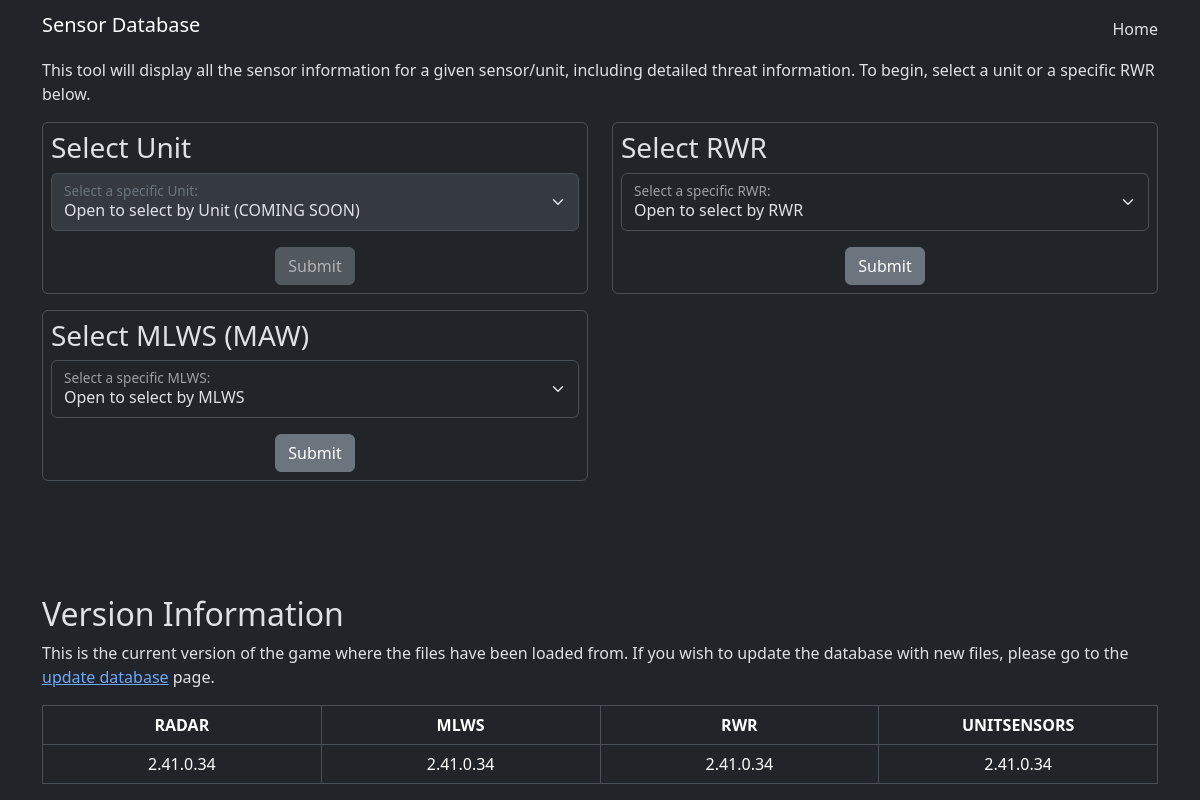
Before: / with the older database file.
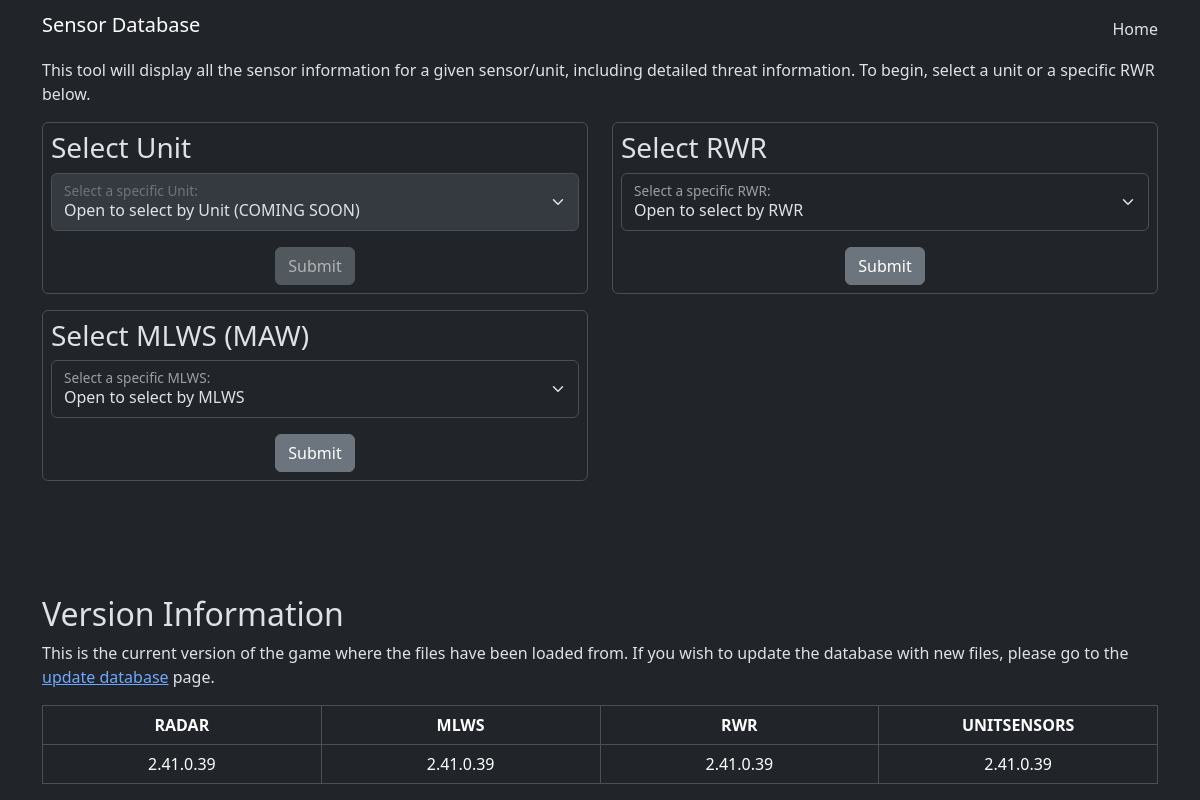
After: the same page with the newer database file.
### tables this page shows
CREATE TABLE "VERSIONDATA" (
	"RADAR"	TEXT,
	"RWR"	TEXT,
	"UNITSENSORS"	TEXT,
	"MLWS"	TEXT,
	"UNITCSV"	TEXT,
	"SENSORCSV"	TEXT
);

### _pdo.php (called while the page is built, shortened)
<?php
function PDO_FetchRow($query, $params=null)
{
    global $PDO;
    if (isset($params)) {
        $stmt = $PDO->prepare($query);
        $stmt->execute($params);
    } else {
        $stmt = $PDO->query($query);
    }
    return $stmt->fetch(PDO::FETCH_ASSOC);
}
?>

### index.php (the view, shortened to what this page needs)
<html data-bs-theme="dark">
    <?php
    include "./_head.php";
    ?>
    <div class="container">
        <div class="row">
            <div class="col">
                <p>This tool will display all the sensor information for a given sensor/unit, including detailed threat information. To begin, select a unit or a specific RWR below.</p>
            </div>
        </div>
        <div class="row">
            <div class="col-6">
                <form class="form-group border rounded p-2" action="./unit.php" method="POST">
                    <h3 class="w-auto">Select Unit</h3>
                    <div class="form-floating">
                        <select name='selectedUnit' class="form-select" id="SelectUnit" required disabled>
                            <option value="" selected>Open to select by Unit (COMING SOON)</option>
                        </select>
                        <label for="SelectUnit">Select a specific Unit:</label>
                    </div>
                    <div class="text-center pt-3">
                        <button type="submit" class="btn btn-secondary" disabled>Submit</button>
                    </div>
                </form>
            </div>
            <div class="col-6">
                <form class="form-group border rounded p-2" action="./rwr.php" method="POST">
                    <h3 class="w-auto">Select RWR</h3>
                    <div class="form-floating">
                        <select name='selectedRWR' class="form-select" id="SelectRWR" required>
                            <option value="" selected>Open to select by RWR</option>
                        </select>
                        <label for="SelectRWR">Select a specific RWR:</label>
                    </div>
                    <div class="text-center pt-3">
                        <button type="submit" class="btn btn-secondary">Submit</button>
                    </div>
                </form>
            </div>
            <div class="col-6">
                <form class="form-group border rounded p-2" action="./mlws.php" method="POST">
                    <h3 class="w-auto">Select MLWS (MAW)</h3>
                    <div class="form-floating">
                        <select name='selectedMLWS' class="form-select" id="SelectMLWS" required>
                            <option value="" selected>Open to select by MLWS</option>
                        </select>
                        <label for="SelectMLWS">Select a specific MLWS:</label>
                    </div>
                    <div class="text-center pt-3">
                        <button type="submit" class="btn btn-secondary">Submit</button>
                    </div>
                </form>
            </div>
        </div>
    </div>
    <?php
    include './_version.php';
    ?>
</html>

### _head.php (shortened to what this page needs)
<?php
include "./_pdo.php";
?>
<link href="https://cdn.jsdelivr.net/npm/bootstrap@5.3.3/dist/css/bootstrap.min.css" rel="stylesheet">
<nav class="navbar navbar-expand-lg">
    <div class="container">
        <h1 class="navbar-brand">Sensor Database</h1>
        <a class="nav-item nav-link" href="./index.php">Home</a>
    </div>
</nav>

### _version.php
<?php
$versions = PDO_FetchRow("SELECT * FROM VERSIONDATA");
?>
<div class="fixed-bottom">
    <div class="container">
        <div class="row">
            <h2>Version Information</h2>
            <p>This is the current version of the game where the files have been loaded from. If you wish to update the database with new files, please go to the <a href="./update-database.php">update database</a> page.</p>
            <div class="col">
                <table class="table table-bordered text-center">
                    <thead>
                        <th scope="col" class="col-3">RADAR</th>
                        <th scope="col" class="col-3">MLWS</th>
                        <th scope="col" class="col-3">RWR</th>
                        <th scope="col" class="col-3">UNITSENSORS</th>
                    </thead>
                    <tbody>
                        <tr scope="row">
                        <?php
                            echo '<td>'.$versions['RADAR'].'</td>';
                            echo '<td>'.$versions['MLWS'].'</td>';
                            echo '<td>'.$versions['RWR'].'</td>';
                            echo '<td>'.$versions['UNITSENSORS'].'</td>';
                        ?>
                    </tbody>
                </table>
            </div>
        </div>
    </div>
</div>

Changed rows visible on the page:
removed versiondata: RADAR "2.41.0.34", MLWS "2.41.0.34", RWR "2.41.0.34", UNITSENSORS "2.41.0.34"
added versiondata: RADAR "2.41.0.39", MLWS "2.41.0.39", RWR "2.41.0.39", UNITSENSORS "2.41.0.39"
